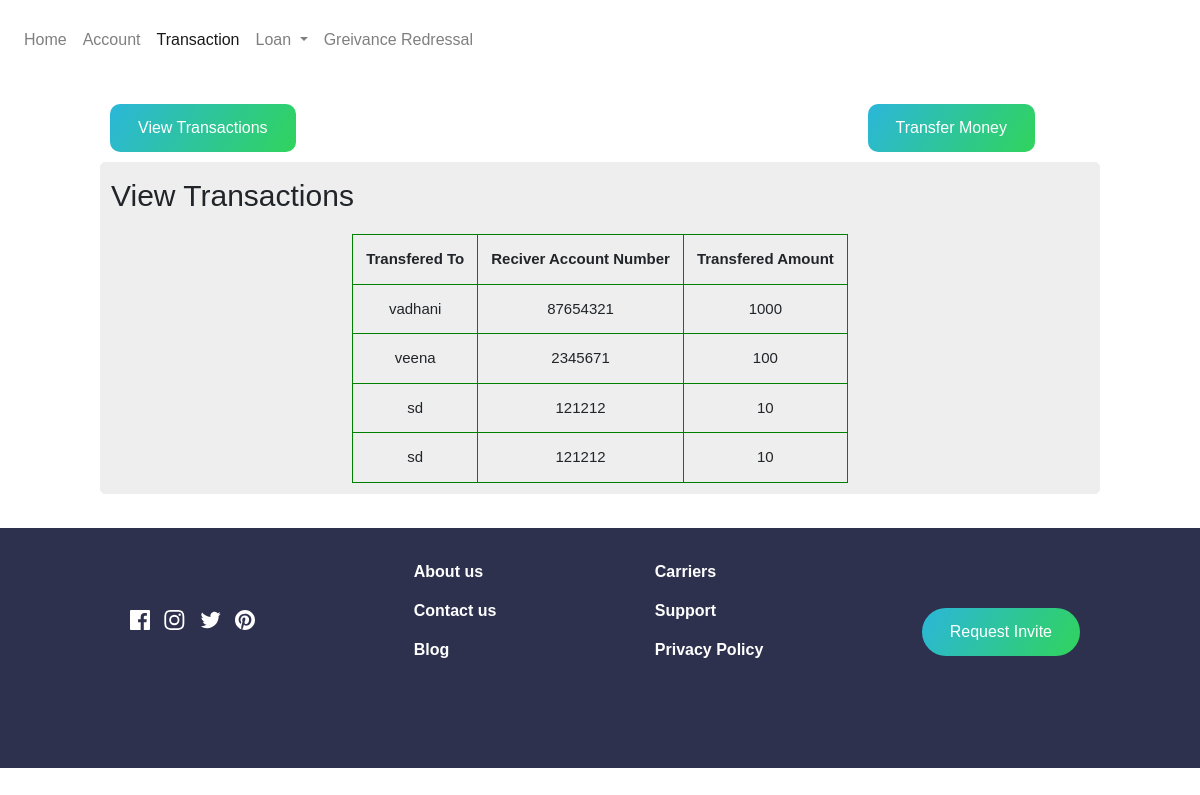
Page /view.php?accno=12345678 on the committed database.
### tables this page shows
CREATE TABLE `transfer` (
  `accno` int(50) NOT NULL,
  `tname` varchar(50) NOT NULL,
  `taccno` int(50) NOT NULL,
  `tamount` int(50) NOT NULL
);

### view.php (the view, shortened to what this page needs)
<?php
include_once 'db.php';
$result = mysqli_query($conn,"SELECT * FROM transfer where accno='" . $_GET["accno"] . "'");
?>
<!DOCTYPE html>
<html lang="en">
  <head>
    <link rel="stylesheet" href="https://maxcdn.bootstrapcdn.com/bootstrap/4.0.0/css/bootstrap.min.css">
    <link rel="stylesheet" type="text/css" href="style.css">
    <link rel="stylesheet" href="https://cdnjs.cloudflare.com/ajax/libs/font-awesome/4.7.0/css/font-awesome.min.css">
  </head>
  <body>
    <nav class="nav-bar navbar navbar-expand-lg navbar-light">
        <div class="collapse navbar-collapse" id="navbarNavDropdown">
          <ul class="navbar-nav">
            <li class="nav-item">
              <a class="nav-link" href="index.php">Home<span class="sr-only">(current)</span></a>
            </li>
            <li class="nav-item">
              <a class="nav-link" href="account.php">Account</a>
            </li>
            <li class="nav-item  active">
              <a class="nav-link" href="transaction.php">Transaction</a>
            </li>
            <li class="nav-item dropdown">
              <a class="nav-link dropdown-toggle" href="Loan.php" id="navbarDropdownMenuLink" data-toggle="dropdown" aria-haspopup="true" aria-expanded="false">
            Loan
              </a>
            </li>
             <li class="nav-item ">
              <a class="nav-link" href="Gr.php">Greivance Redressal</a>
            </li>
          </ul>
          </div>
    </nav>
<div class="container">
    <br>
    <div class="row">
      <div class="col col-md-9">
        <a href="ViewTransaction.php"><button type="button" class="btn-login">View Transactions</button></a>
      </div>
      <div class="col col-md-3">
         <a href="acctrasfer.php"><button type="button" class="btn-login">Transfer Money</button></a>
      </div>
    </div>
</div>
<div class="container" id="ViewTransaction">
  <p class="Transfer">View Transactions</p>
 <div class="center" >
    <center>
      <table class="text-center">
      <tr>
      <th>Transfered To</th>
      <th>Reciver Account Number</th>
      <th>Transfered Amount</th>
      </tr>
      <?php
      while($row = mysqli_fetch_array($result)) {
      ?>
      <tr class="<?php if(isset($classname)) echo $classname;?>">
      <td><?php echo $row["tname"]; ?></td>
      <td><?php echo $row["taccno"]; ?></td>
      <td><?php echo $row["tamount"]; ?></td>
      </tr>
      <?php
      }
      ?>
    </table></center>
</div></div>
<br>
    <footer class="footer">
      <div class="footer-container">
        <div class="social-container">
          <img src="./images/icon-facebook.svg" alt="" />
          <img src="./images/icon-instagram.svg" alt="" />
          <img src="./images/icon-twitter.svg" alt="" />
          <img src="./images/icon-pinterest.svg" alt="" />
        </div>
        <div class="menu">
          <a href="#">About us</a>
          <a href="#">Contact us</a>
          <a href="#">Blog</a>
        </div>
        <div class="menu">
          <a href="#">Carriers</a>
          <a href="#">Support</a>
          <a href="#">Privacy Policy</a>
        </div>
        <button>Request Invite</button>
      </div>
    </footer>
  </body>
</html>

### style.css (style rules this page uses)
body { font-family: Arial, Helvetica, sans-serif; }
* { margin: 0; padding: 0; box-sizing: border-box; }
.nav-bar { display: flex; justify-content: space-around; align-items: center; padding-top: 20px; padding-bottom: 20px; }
.container { background-color: hsl(220, 16%, 96%); }
.footer { background-color: hsl(233, 26%, 24%); height: 30vh; }
.footer-container { width: 80%; margin-left: auto; margin-right: auto; color: white; display: flex; justify-content: space-between; align-items: flex-start; padding-top: 2rem; }
.menu { display: flex; flex-direction: column; justify-content: space-between; align-items: flex-start; }
.menu > a { text-decoration: none; color: white; margin-bottom: 15px; font-weight: 600; }
.social-container { margin-top: 3rem; }
.social-container > img { margin-left: 10px; cursor: pointer; }
.footer-container > button { margin-top: 3rem; padding: 12px 28px; border: none; outline-width: 0; color: white; border-radius: 24px; cursor: pointer; font-weight: 400; background-image: linear-gradient( 120deg, hsl(192, 70%, 51%), hsl(136, 65%, 51%) ); }
.btn-login { padding: 12px 28px; border: none; outline-width: 0; color: white; border-radius:10px; cursor: pointer; font-weight: 400; background-image: linear-gradient( 120deg, hsl(192, 70%, 51%), hsl(136, 65%, 51%) ); }
.container { background-color: transparent; }
.btn-login { padding: 12px 28px; border: none; outline-width: 0; color:#fff; border-radius:10px; background-image: linear-gradient( 120deg, hsl(192, 70%, 51%), hsl(136, 65%, 51%) ); }
.Transfer { font-size: 30px; }
#ViewTransaction { background: #eee; border: 1px solid #eee; border-radius: 5px; padding:10px; margin-bottom:10px; margin-top: 10px; }
.center { margin-left: auto; margin-right: auto; font-size: 15px; }
th, td { padding: 13px; text-align: left; }
table, th, td { border: 1px solid black; border-color:green; border-collapse: collapse; }
.container { max-width: 1000px; margin-left: auto; margin-right: auto; padding-left: 10px; padding-right: 10px; }
td,th { text-align: center; }

### rows in the picture
transfer: tname "vadhani", taccno "87654321", tamount "1000"
transfer: tname "veena", taccno "2345671", tamount "100"
transfer: tname "sd", taccno "121212", tamount "10"
transfer: tname "sd", taccno "121212", tamount "10"
